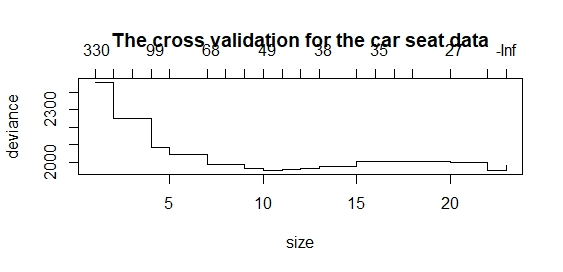

Write R code to recreate this figure.
library(tree)

carseats_train = read.csv('carseatsTrain.csv')
carseats_test = read.csv('carseatsTest.csv')

tree.carseats = tree(carseats_train)

set.seed(001)
cv.carseats = cv.tree(tree.carseats, FUN = prune.tree,
                      K = 5)
plot(cv.carseats, main =
       'The cross validation for the car seat data')
cv.carseats

prune.carseats = prune.tree(tree.carseats, best = 11)
plot(prune.carseats)
text(prune.carseats, pretty = 1)

yhat_train = predict(prune.carseats,
                     newdata = carseats_train)
mean((yhat_train - carseats_train$Sales)^2)

yhat_test = predict(prune.carseats,
                    newdata = carseats_test)
mean((yhat_test - carseats_test$Sales)^2)
